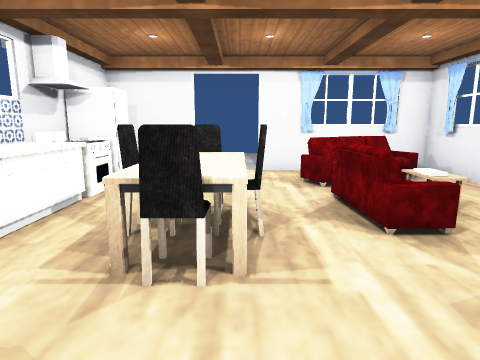
View 1 (above)

13 first-person views from a walk through a Unity game level. The camera is 1.2 m above the floor, tilts 10° down and sees 75° across. The floor is counted in squares, 1 m on a side. Each view is taken from the middle of a square. On the plan, view 1 faces up. The plan holds only what a view shows up to about 13 squares ahead; the rest is blank. The player character is not drawn. Door leaves are left out, so doorways stand open. Some surface patterns are stand-ins.

View 2
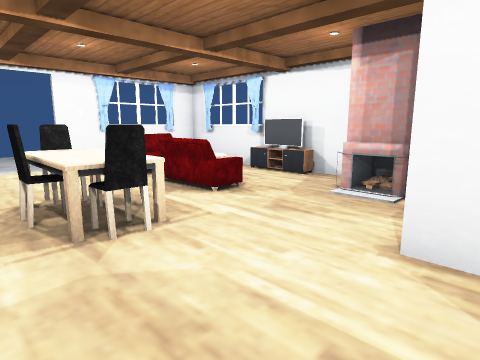

View 3
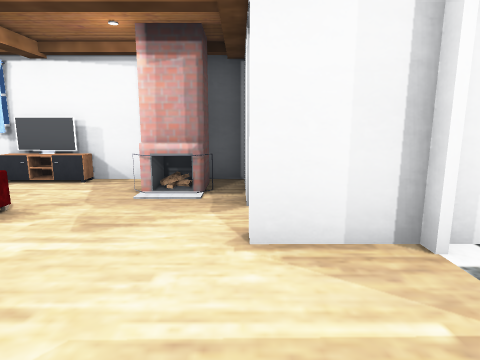

View 4
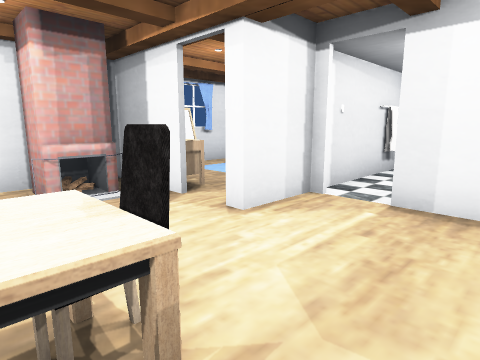

View 5
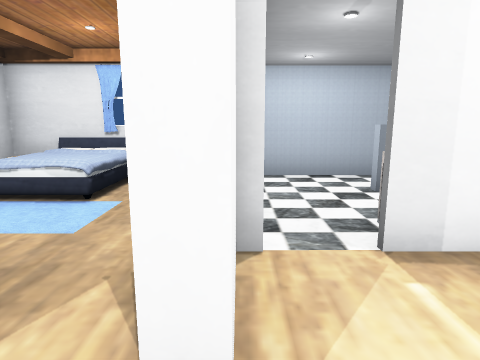

View 6
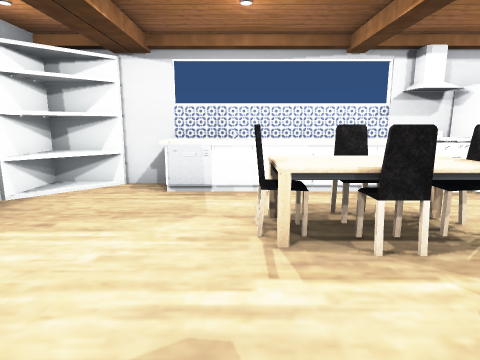

View 7
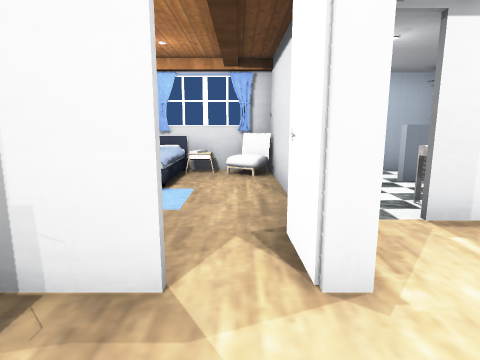

View 8
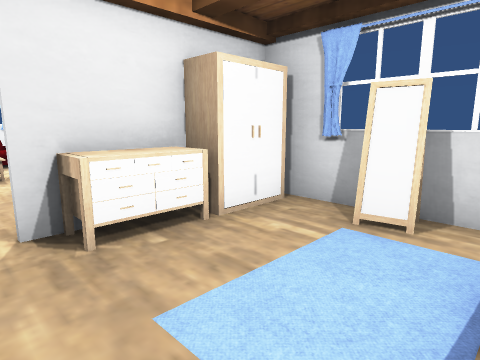

View 9
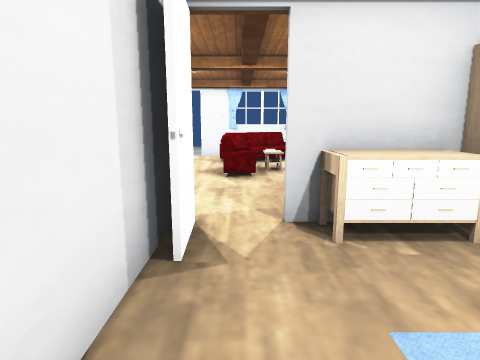

View 10
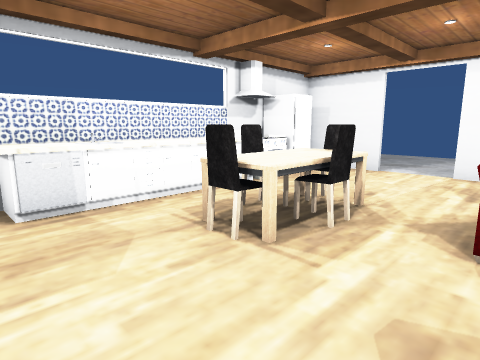

View 11
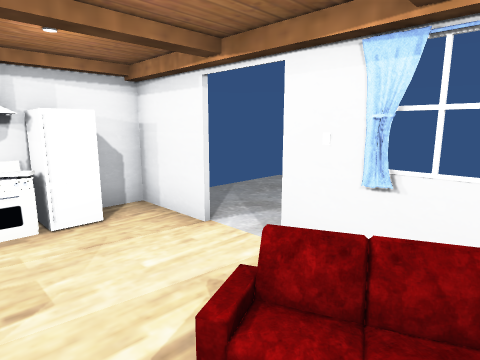

View 12
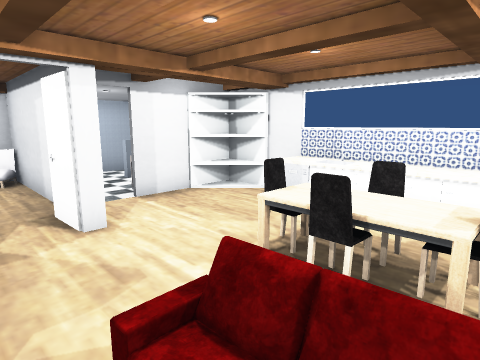

View 13
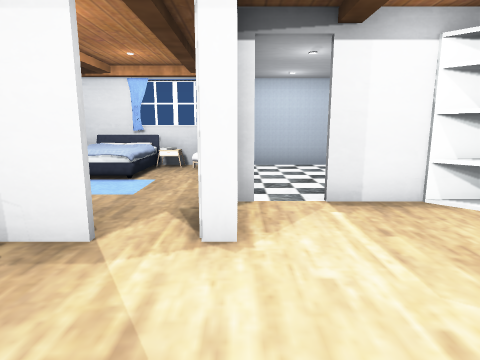

### Floor plan
Ten units are one square. View 1 is at (0, 0); x grows to the right and y downward. Boxes are objects, and circles mark ways between rooms. Rooms are numbered by the first view taken in them; rooms with no view inside come last. Other rooms are left out.
<svg viewBox="-40 -88 110 158">
<path fill="none" stroke="#000" d="M12 3 12 15M25 1 45 1M-33 3 -22 15M10 19 10 1 14 1 15 14M-15 18 -2 18M-11 -83 -34 -83 -34 18 -24 18M49 -54 49 -83M50 -4 49 -36M34 -83 4 -83M60 30 59 24M45 2 25 2M12 15 12 65 64 65 64 6M58 30 57 24"/>
<rect x="-35" y="-15" width="10" height="10" fill="#bbb"><title>other object</title></rect>
<rect x="-35" y="-45" width="10" height="20" fill="#bbb"><title>other object</title></rect>
<rect x="-35" y="-55" width="10" height="10" fill="#bbb"><title>other object</title></rect>
<rect x="-35" y="-65" width="10" height="10" fill="#bbb"><title>other object</title></rect>
<rect x="-35" y="-75" width="10" height="10" fill="#bbb"><title>other object</title></rect>
<rect x="-15" y="-25" width="20" height="10" fill="#bbb"><title>other object</title></rect>
<rect x="-15" y="-45" width="10" height="20" fill="#bbb"><title>other object</title></rect>
<rect x="-15" y="-55" width="20" height="10" fill="#bbb"><title>other object</title></rect>
<rect x="-5" y="-45" width="10" height="20" fill="#bbb"><title>other object</title></rect>
<rect x="15" y="-55" width="10" height="30" fill="#bbb"><title>other object</title></rect>
<rect x="15" y="-75" width="20" height="20" fill="#bbb"><title>other object</title></rect>
<rect x="25" y="-25" width="20" height="20" fill="#bbb"><title>other object</title></rect>
<rect x="45" y="-45" width="10" height="10" fill="#bbb"><title>other object</title></rect>
<rect x="45" y="-55" width="10" height="10" fill="#bbb"><title>other object</title></rect>
<rect x="25" y="5" width="20" height="10" fill="#bbb"><title>other object</title></rect>
<rect x="35" y="35" width="20" height="10" fill="#bbb"><title>other object</title></rect>
<rect x="45" y="55" width="10" height="10" fill="#bbb"><title>other object</title></rect>
<rect x="45" y="-5" width="20" height="20" fill="#bbb"><title>other object</title></rect>
<circle cx="20" cy="10" r="3" fill="#2a7"/>
<text x="0" y="-30">1</text>
<text x="40" y="30">2</text>
</svg>
Room 1 opens to room 2.

Where each view was taken, in squares from view 1:
view 1: 0 up, 0 right, facing up
view 2: 1 down, 2 left, facing up-right
view 3: 0 up, 2 left, facing right
view 4: 3 up, 2 left, facing down-right
view 5: 1 up, 1 right, facing down
view 6: 2 up, 3 right, facing left
view 7: 2 up, 2 right, facing down
view 8: 4 down, 2 right, facing up-right
view 9: 4 down, 2 right, facing up
view 10: 0 up, 2 right, facing up-left
view 11: 5 up, 3 right, facing up-left
view 12: 5 up, 3 right, facing down-left
view 13: 3 up, 1 right, facing down
